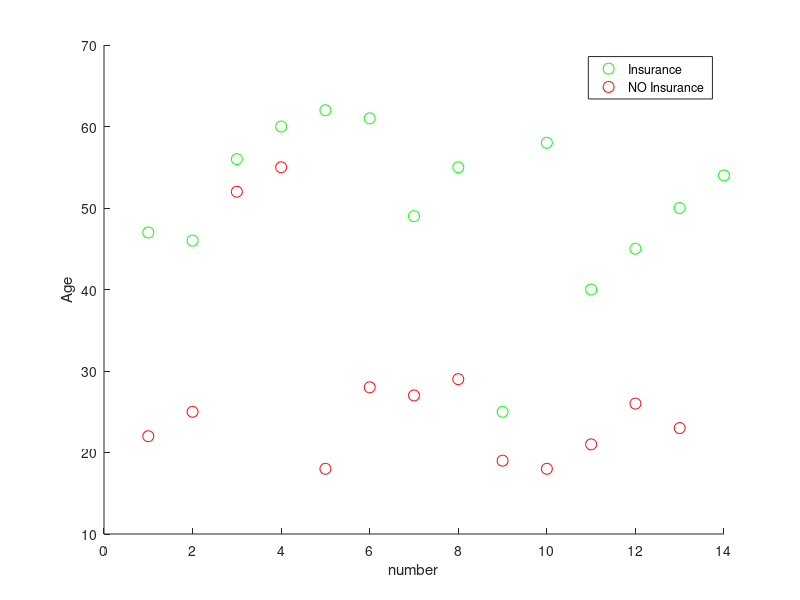

The MATLAB source for this figure: (Note: this script raises an error after producing the figure.)
clc; clear;
data=load('insurance_data.txt');
X=data(:,1);
y=data(:,2);
figure;
hold on;

pos=find(y==1);
neg=find(y==0);

plot(X(pos,1),'go','MarkerSize',8);
plot(X(neg,1),'ro','MarkerSize',8);

xlabel('number')
ylabel('Age')
legend('Insurance','NO Insurance')

hold off;
theta=zeros(2,1);
X=[ones(size(X,1),1) X];

z=X*theta;
hx=sigmoid(z);
m=size(X,1);
lambda=1;


del=sum((-y.*log(hx))-(1-y).*log(1-hx));
J=(1/m)*del+(lambda/2*m)*sum((theta).^2)

